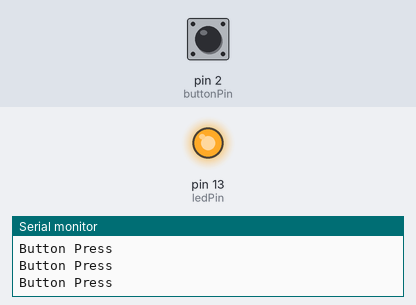
Recording of a sketch running on a simulated Arduino Uno, built with avr-gcc and run on an emulated ATmega328P. Shown: output pins drawn as LEDs (lit = HIGH), the last lines printed to the serial monitor. Dashed ring = blinking. Inputs (shaded band) come from the test bench; at power-on: pin 2 (buttonPin) LOW.

Above: at 1.2 s.
1.3 s: pin 2 (buttonPin) pulled HIGH for 0.15 s
At 1.38 s:
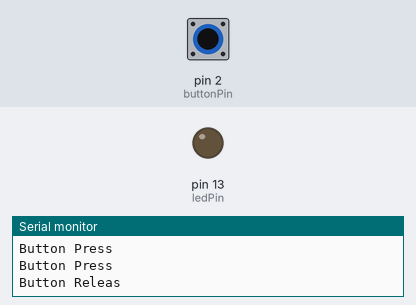
2.9 s: pin 2 (buttonPin) pulled HIGH for 1 s
At 4.7 s:
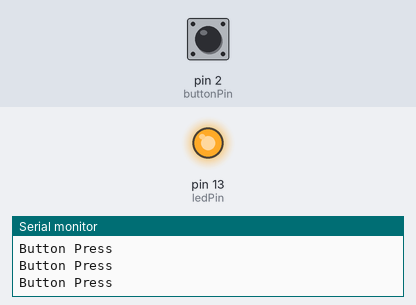
6.9 s: pin 2 (buttonPin) pulsed HIGH 2 times (0.12 s each, 0.3 s apart)
At 7.11 s:
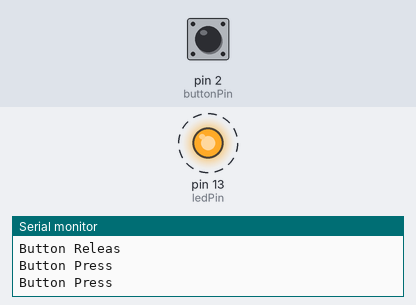
10.5 s: pin 2 (buttonPin) pulled HIGH for 3.2 s
At 10.8 s:
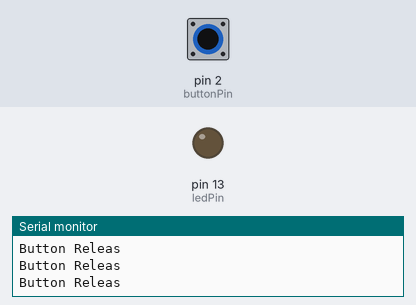
15.2 s: pin 2 (buttonPin) driven HIGH
At 15.5 s:
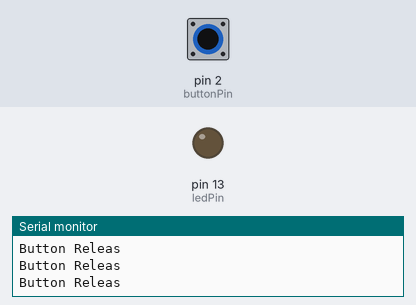
18.2 s: pin 2 (buttonPin) driven LOW
At 18.8 s:
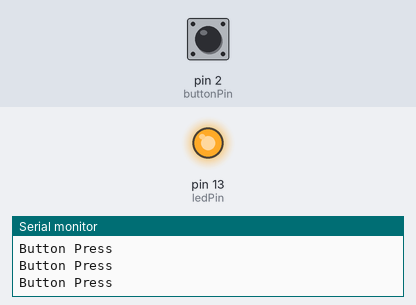
Timing chart, 0 to 21.2 s (numbered marks = the images above; inputs shaded):
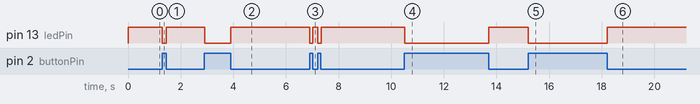

The sketch:

Button.ino
```cpp
/*
  Button

  Turns on and off a light emitting diode(LED) connected to digital pin 13,
  when pressing a pushbutton attached to pin 2.

  The circuit:
  - LED attached from pin 13 to ground
  - pushbutton attached to pin 2 from +5V
  - 10K resistor attached to pin 2 from ground

  - Note: on most Arduinos there is already an LED on the board
    attached to pin 13.
*/

// constants won't change. They're used here to set pin numbers:
const int buttonPin = 2;     // the number of the pushbutton pin
const int ledPin =  13;      // the number of the LED pin
// variables will change:
int buttonState = 0;         // variable for reading the pushbutton status

void setup() {
  Serial.begin(9600);
  // initialize the LED pin as an output:
  pinMode(ledPin, OUTPUT);
  // initialize the pushbutton pin as an input:
  pinMode(buttonPin, INPUT);
}

void loop() {
  // read the state of the pushbutton value:
  buttonState = digitalRead(buttonPin);

  // check if the pushbutton is pressed. If it is, the buttonState is HIGH:
  if (buttonState == HIGH) {
    // turn LED on:
    digitalWrite(ledPin, LOW);
    Serial.println("Button Releas");
  } else {
    // turn LED off:
    digitalWrite(ledPin, HIGH);
    Serial.println("Button Press");
  }
}
```

Measured:
- after the input at 1.3 s, pin 13 (ledPin): HIGH → LOW at once, → HIGH 0.16 s later
- after the input at 2.9 s, pin 13 (ledPin): HIGH → LOW at once, → HIGH 1.0 s later
- after the input at 6.9 s, pin 13 (ledPin): alternates HIGH for 0.19 s and LOW for 0.12 s, 4 changes in all, then stays HIGH, starting at once
- after the input at 10.5 s, pin 13 (ledPin): HIGH → LOW at once, → HIGH 3.2 s later
- after the input at 15.2 s, pin 13 (ledPin): HIGH → LOW at once
- after the input at 18.2 s, pin 13 (ledPin): LOW → HIGH at once
